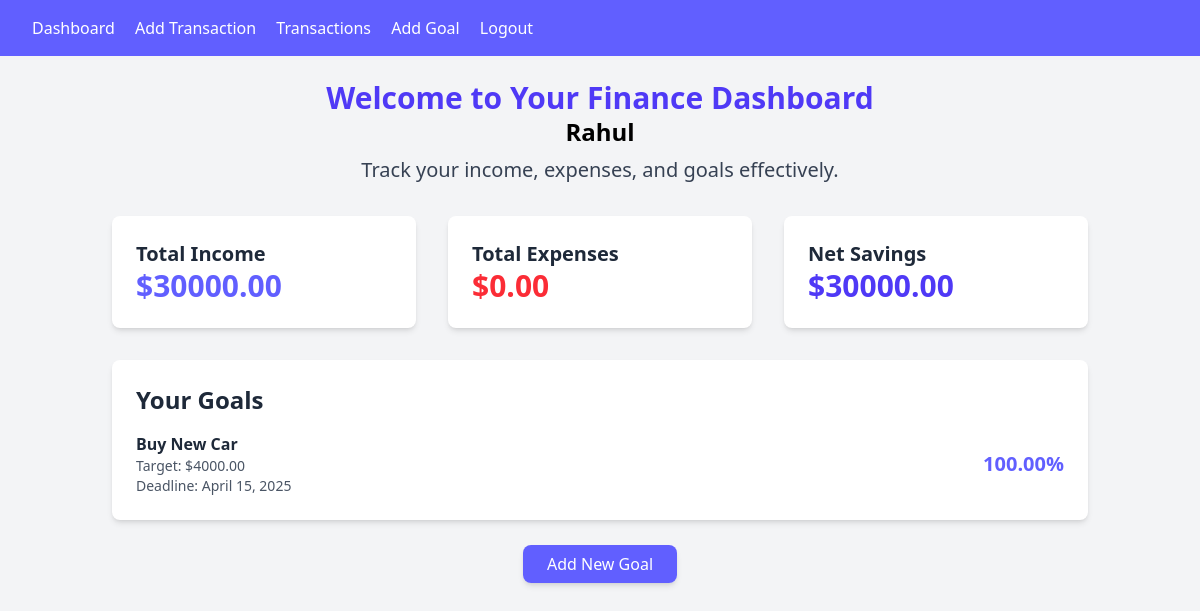
The page / (signed in) on the database its author committed.
### finance/models.py (models this page shows, shortened)
class Goal(models.Model):
    user = models.ForeignKey(User, on_delete=models.CASCADE)
    name = models.CharField(max_length=100)
    target_amount = models.DecimalField(max_digits=10, decimal_places=2)
    deadline = models.DateField()

### finance/views.py (the view)
# urls.py: path('', DashboardView.as_view(), name="dashboard"),
class DashboardView(LoginRequiredMixin, View):
  def get(self, request, *args, **kwargs):
    transactions = Transaction.objects.filter(user = request.user)
    goals = Goal.objects.filter(user = request.user)
    total_income = Transaction.objects.filter(user = request.user, transaction_type='Income').aggregate(Sum('amount'))['amount__sum'] or 0
    total_expense = Transaction.objects.filter(user = request.user, transaction_type='Expense').aggregate(Sum('amount'))['amount__sum'] or 0
    net_savings = total_income - total_expense
    remaining_savings = net_savings
    goal_progress = []
    for goal in goals:
      if remaining_savings >= goal.target_amount:
        goal_progress.append({'goal':goal, 'progress': 100})
        remaining_savings -= goal.target_amount
      elif remaining_savings > 0:
        progress = (remaining_savings / goal.target_amount) * 100
        goal_progress.append({'goal': goal, 'progress': progress})
        remaining_savings = 0
      else:
        goal_progress.append({'goal': goal, 'progress': 0})
    context = {
      'transactions': transactions,
      'total_income': total_income,
      'total_expense': total_expense,
      'net_savings': net_savings,
      'goal_progress': goal_progress,
    }
    return render(request, 'finance/dashboard.html', context)

### finance/templates/finance/dashboard.html (shortened to what this page needs)
{% extends "finance/base.html" %}
{% block content %}
<div class="container mx-auto p-6">
  <div class="text-center mb-8">
    <h1 class="text-3xl font-bold text-indigo-600">Welcome to Your Finance Dashboard</h1>
    <h1 class="text-2xl font-bold">{{request.user|capfirst}}</h1>
    <p class="text-xl text-gray-700 mt-2">Track your income, expenses, and goals effectively.</p>
  </div>
  <div class="grid grid-cols-1 sm:grid-cols-2 lg:grid-cols-3 gap-8 mb-8">
    <div class="bg-white p-6 rounded-lg shadow-md">
        <h2 class="text-xl font-semibold text-gray-800">Total Income</h2>
        <p class="text-3xl font-bold text-indigo-500">${{ total_income|floatformat:2 }}</p>
    </div>
    <div class="bg-white p-6 rounded-lg shadow-md">
        <h2 class="text-xl font-semibold text-gray-800">Total Expenses</h2>
        <p class="text-3xl font-bold text-red-500">${{ total_expense|floatformat:2 }}</p>
    </div>
    <div class="bg-white p-6 rounded-lg shadow-md">
        <h2 class="text-xl font-semibold text-gray-800">Net Savings</h2>
        <p class="text-3xl font-bold text-indigo-600">${{ net_savings|floatformat:2 }}</p>
    </div>
  </div>
  <div class="bg-white p-6 rounded-lg shadow-md mb-8">
    <h2 class="text-2xl font-semibold text-gray-800 mb-4">Your Goals</h2>
    <ul class="space-y-4">
        {% for item in goal_progress %}
        <li class="flex justify-between items-center">
            <div class="text-gray-800">
                <p class="font-semibold">{{ item.goal.name }}</p>
                <p class="text-sm text-gray-600">Target: ${{ item.goal.target_amount|floatformat:2 }}</p>
                <p class="text-sm text-gray-600">Deadline: {{ item.goal.deadline }}</p>
            </div>
            <div class="text-right">
                <p class="text-xl font-bold text-indigo-500">{{ item.progress|floatformat:2 }}%</p>
            </div>
        </li>
        {% endfor %}
    </ul>
  </div>
  <div class="text-center">
    <a href="{% url 'goal_add' %}" class="bg-indigo-500 text-white px-6 py-2 rounded-lg shadow-md hover:bg-indigo-600 transition">Add New Goal</a>
  </div>
</div>
{% endblock content %}

### rows shown on the page
Goal: goal.name "Buy New Car", goal.target_amount "4000.00", goal.deadline "April 15, 2025", progress "100.00"

### other values the page prints
{{ request.user|capfirst }} "Rahul"
{{ total_income|floatformat:2 }} "30000.00"
{{ total_expense|floatformat:2 }} "0.00"
{{ net_savings|floatformat:2 }} "30000.00"
